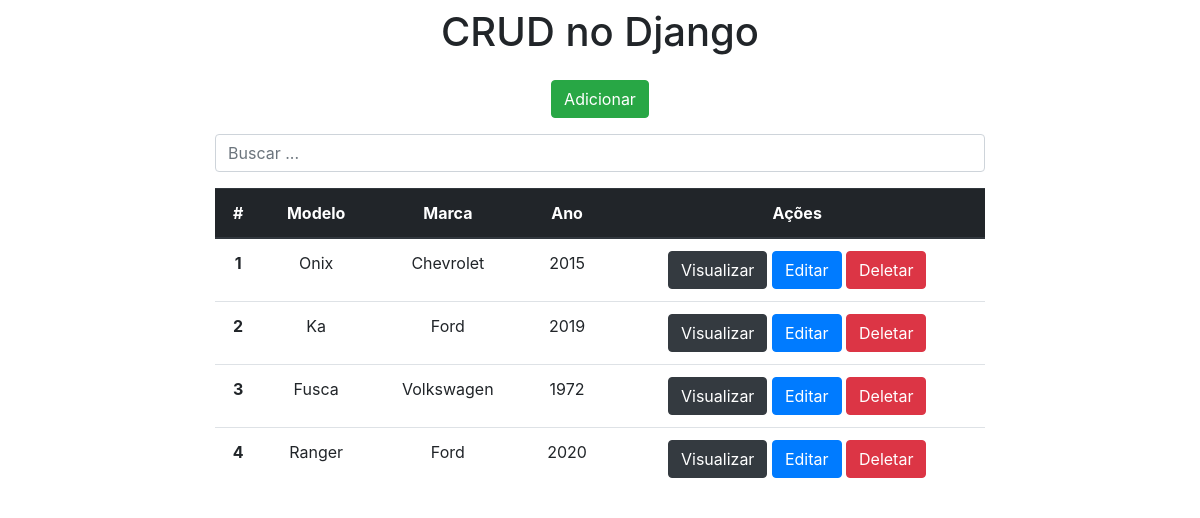
Before: / with the older database file.
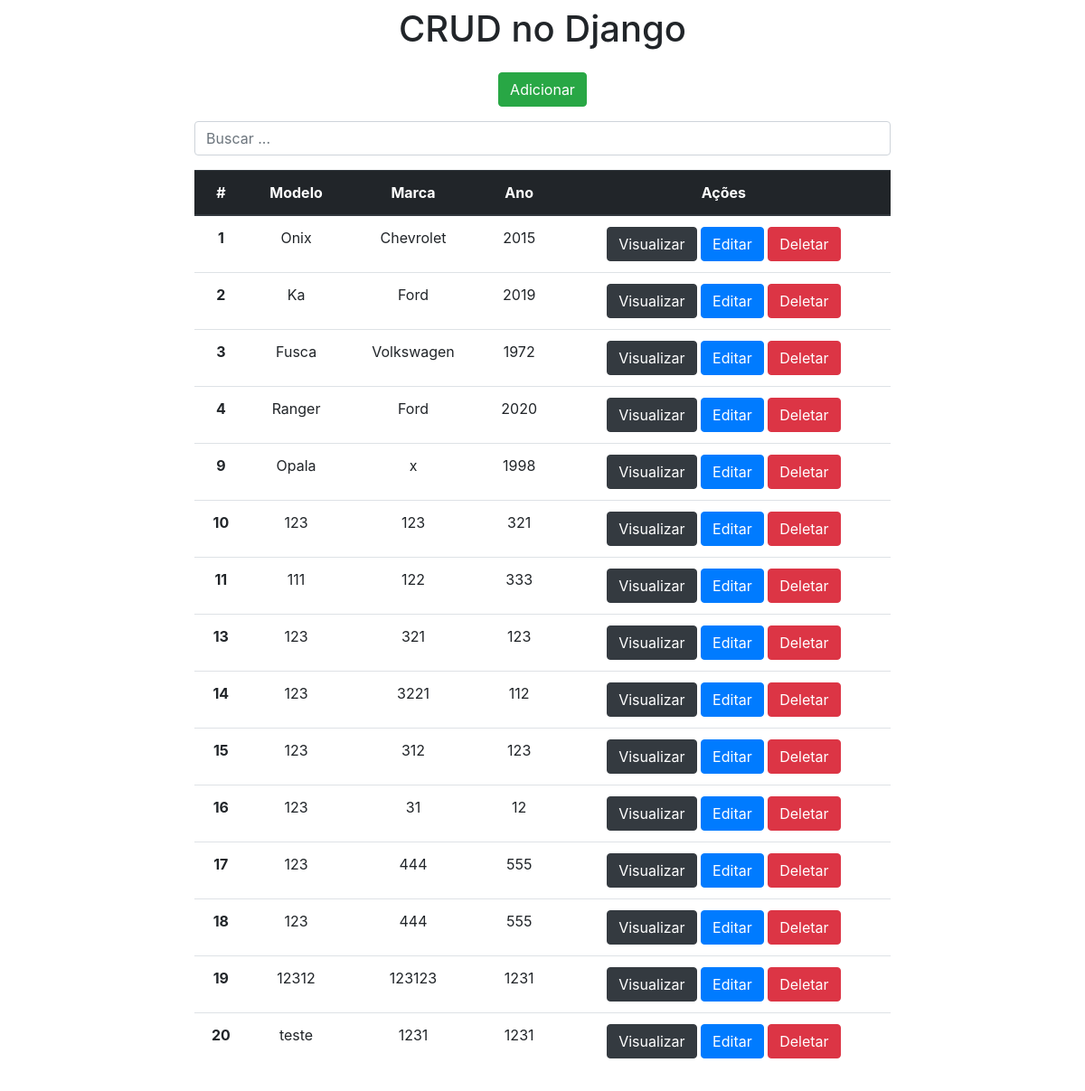
After: the same page with the newer database file.
### novosite/models.py (models this page shows)
class Carros(models.Model):
    modelo = models.CharField(max_length=100)
    marca = models.CharField(max_length=100)
    ano = models.IntegerField()

### novosite/views.py (the view)
# urls.py: path('', views.home, name='home'),
def home(request):
    dados = {}
    search = request.GET.get('search')
    if search:
        dados['db'] = Carros.objects.filter(modelo__icontains=search)
    else:
        dados['db'] = Carros.objects.all()
    return render(request, 'index.html', dados)

### novosite/templates/index.html (shortened to what this page needs)
<!DOCTYPE html>
<html lang="pt-br">
<head>
    <link rel="stylesheet" href="https://stackpath.bootstrapcdn.com/bootstrap/4.1.3/css/bootstrap.min.css">
</head>
<body>
    <div class="col-8 m-auto pt-2 pb-2 text-center">
        <h1> CRUD no Django </h1>
    </div>
    <div class="col-8 m-auto pt-2 pb-2 text-center">
        <a href="/form" class="btn btn-success"> Adicionar </a>
    </div>
    <div class="col-8 m-auto pt-2 pb-2 text-center">
        <form method="get">
            <input type="text" id="search" name="search"
                   class="form-control" placeholder="Buscar ...">
        </form>
    </div>
    <div class="col-8 m-auto pt-2 pb-2 text-center">
        <table class="table">
          <thead class="thead-dark">
            <tr>
              <th scope="col">#</th>
              <th scope="col"> Modelo </th>
              <th scope="col"> Marca </th>
              <th scope="col"> Ano </th>
              <th scope="col"> Ações </th>
            </tr>
          </thead>
          <tbody>
          {% for dbs in db %}
            <tr>
              <th>{{dbs.id}}</th>
              <td>{{dbs.modelo}}</td>
              <td>{{dbs.marca}}</td>
              <td>{{dbs.ano}}</td>
              <td>
                  <a href="/view/{{dbs.id}}/" class="btn btn-dark">Visualizar</a>
                  <a href="/edit/{{dbs.id}}/" class="btn btn-primary">Editar</a>
                  <a href="/delete/{{dbs.id}}/" class="btn btn-danger btnDel">Deletar</a>
              </td>
            </tr>
          {% endfor %}
          </tbody>
        </table>
    </div>
    {% load static %}
</body>
</html>

Changed rows visible on the page:
added Carros: id "9", modelo "Opala", marca "x", ano "1998"
added Carros: id "10", modelo "123", marca "123", ano "321"
added Carros: id "11", modelo "111", marca "122", ano "333"
added Carros: id "13", modelo "123", marca "321", ano "123"
added Carros: id "14", modelo "123", marca "3221", ano "112"
added Carros: id "15", modelo "123", marca "312", ano "123"
added Carros: id "16", modelo "123", marca "31", ano "12"
added Carros: id "17", modelo "123", marca "444", ano "555"
added Carros: id "18", modelo "123", marca "444", ano "555"
added Carros: id "19", modelo "12312", marca "123123", ano "1231"
added Carros: id "20", modelo "teste", marca "1231", ano "1231"
